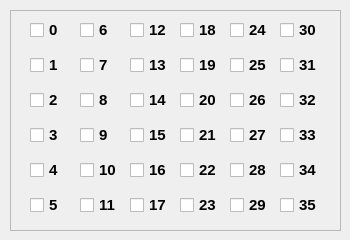
<?xml version="1.0" encoding="UTF-8"?>
<ui version="4.0">
 <class>Form_BL14B1</class>
 <widget class="QWidget" name="Form_BL14B1">
  <property name="geometry">
   <rect>
    <x>0</x>
    <y>0</y>
    <width>350</width>
    <height>240</height>
   </rect>
  </property>
  <property name="windowTitle">
   <string>Form</string>
  </property>
  <widget class="QFrame" name="frame_4">
   <property name="geometry">
    <rect>
     <x>10</x>
     <y>10</y>
     <width>331</width>
     <height>221</height>
    </rect>
   </property>
   <property name="font">
    <font>
     <pointsize>11</pointsize>
    </font>
   </property>
   <property name="frameShape">
    <enum>QFrame::StyledPanel</enum>
   </property>
   <property name="frameShadow">
    <enum>QFrame::Raised</enum>
   </property>
   <widget class="QCheckBox" name="BL14_ch1">
    <property name="geometry">
     <rect>
      <x>20</x>
      <y>10</y>
      <width>45</width>
      <height>20</height>
     </rect>
    </property>
    <property name="palette">
     <palette>
      <active>
       <colorrole role="Text">
        <brush brushstyle="SolidPattern">
         <color alpha="255">
          <red>0</red>
          <green>0</green>
          <blue>0</blue>
         </color>
        </brush>
       </colorrole>
      </active>
      <inactive>
       <colorrole role="Text">
        <brush brushstyle="SolidPattern">
         <color alpha="255">
          <red>0</red>
          <green>0</green>
          <blue>0</blue>
         </color>
        </brush>
       </colorrole>
      </inactive>
      <disabled>
       <colorrole role="Text">
        <brush brushstyle="SolidPattern">
         <color alpha="255">
          <red>69</red>
          <green>69</green>
          <blue>69</blue>
         </color>
        </brush>
       </colorrole>
      </disabled>
     </palette>
    </property>
    <property name="font">
     <font>
      <family>Arial</family>
      <pointsize>11</pointsize>
      <weight>75</weight>
      <bold>true</bold>
     </font>
    </property>
    <property name="text">
     <string>0</string>
    </property>
   </widget>
   <widget class="QCheckBox" name="BL14_ch2">
    <property name="geometry">
     <rect>
      <x>20</x>
      <y>45</y>
      <width>45</width>
      <height>20</height>
     </rect>
    </property>
    <property name="font">
     <font>
      <family>Arial</family>
      <pointsize>11</pointsize>
      <weight>75</weight>
      <bold>true</bold>
     </font>
    </property>
    <property name="text">
     <string>1</string>
    </property>
   </widget>
   <widget class="QCheckBox" name="BL14_ch3">
    <property name="geometry">
     <rect>
      <x>20</x>
      <y>80</y>
      <width>45</width>
      <height>20</height>
     </rect>
    </property>
    <property name="font">
     <font>
      <family>Arial</family>
      <pointsize>11</pointsize>
      <weight>75</weight>
      <bold>true</bold>
     </font>
    </property>
    <property name="text">
     <string>2</string>
    </property>
   </widget>
   <widget class="QCheckBox" name="BL14_ch6">
    <property name="geometry">
     <rect>
      <x>20</x>
      <y>185</y>
      <width>45</width>
      <height>20</height>
     </rect>
    </property>
    <property name="font">
     <font>
      <family>Arial</family>
      <pointsize>11</pointsize>
      <weight>75</weight>
      <bold>true</bold>
     </font>
    </property>
    <property name="text">
     <string>5</string>
    </property>
   </widget>
   <widget class="QCheckBox" name="BL14_ch4">
    <property name="geometry">
     <rect>
      <x>20</x>
      <y>115</y>
      <width>45</width>
      <height>20</height>
     </rect>
    </property>
    <property name="font">
     <font>
      <family>Arial</family>
      <pointsize>11</pointsize>
      <weight>75</weight>
      <bold>true</bold>
     </font>
    </property>
    <property name="text">
     <string>3</string>
    </property>
   </widget>
   <widget class="QCheckBox" name="BL14_ch5">
    <property name="geometry">
     <rect>
      <x>20</x>
      <y>150</y>
      <width>45</width>
      <height>20</height>
     </rect>
    </property>
    <property name="font">
     <font>
      <family>Arial</family>
      <pointsize>11</pointsize>
      <weight>75</weight>
      <bold>true</bold>
     </font>
    </property>
    <property name="text">
     <string>4</string>
    </property>
   </widget>
   <widget class="QCheckBox" name="BL14_ch9">
    <property name="geometry">
     <rect>
      <x>70</x>
      <y>80</y>
      <width>45</width>
      <height>20</height>
     </rect>
    </property>
    <property name="font">
     <font>
      <family>Arial</family>
      <pointsize>11</pointsize>
      <weight>75</weight>
      <bold>true</bold>
     </font>
    </property>
    <property name="text">
     <string>8</string>
    </property>
   </widget>
   <widget class="QCheckBox" name="BL14_ch8">
    <property name="geometry">
     <rect>
      <x>70</x>
      <y>45</y>
      <width>45</width>
      <height>20</height>
     </rect>
    </property>
    <property name="font">
     <font>
      <family>Arial</family>
      <pointsize>11</pointsize>
      <weight>75</weight>
      <bold>true</bold>
     </font>
    </property>
    <property name="text">
     <string>7</string>
    </property>
   </widget>
   <widget class="QCheckBox" name="BL14_ch7">
    <property name="geometry">
     <rect>
      <x>70</x>
      <y>10</y>
      <width>45</width>
      <height>20</height>
     </rect>
    </property>
    <property name="font">
     <font>
      <family>Arial</family>
      <pointsize>11</pointsize>
      <weight>75</weight>
      <bold>true</bold>
     </font>
    </property>
    <property name="text">
     <string>6</string>
    </property>
   </widget>
   <widget class="QCheckBox" name="BL14_ch10">
    <property name="geometry">
     <rect>
      <x>70</x>
      <y>115</y>
      <width>45</width>
      <height>20</height>
     </rect>
    </property>
    <property name="font">
     <font>
      <family>Arial</family>
      <pointsize>11</pointsize>
      <weight>75</weight>
      <bold>true</bold>
     </font>
    </property>
    <property name="text">
     <string>9</string>
    </property>
   </widget>
   <widget class="QCheckBox" name="BL14_ch12">
    <property name="geometry">
     <rect>
      <x>70</x>
      <y>185</y>
      <width>45</width>
      <height>20</height>
     </rect>
    </property>
    <property name="font">
     <font>
      <family>Arial</family>
      <pointsize>11</pointsize>
      <weight>75</weight>
      <bold>true</bold>
     </font>
    </property>
    <property name="text">
     <string>11</string>
    </property>
   </widget>
   <widget class="QCheckBox" name="BL14_ch11">
    <property name="geometry">
     <rect>
      <x>70</x>
      <y>150</y>
      <width>45</width>
      <height>20</height>
     </rect>
    </property>
    <property name="font">
     <font>
      <family>Arial</family>
      <pointsize>11</pointsize>
      <weight>75</weight>
      <bold>true</bold>
     </font>
    </property>
    <property name="text">
     <string>10</string>
    </property>
   </widget>
   <widget class="QCheckBox" name="BL14_ch13">
    <property name="geometry">
     <rect>
      <x>120</x>
      <y>10</y>
      <width>45</width>
      <height>20</height>
     </rect>
    </property>
    <property name="font">
     <font>
      <family>Arial</family>
      <pointsize>11</pointsize>
      <weight>75</weight>
      <bold>true</bold>
     </font>
    </property>
    <property name="text">
     <string>12</string>
    </property>
   </widget>
   <widget class="QCheckBox" name="BL14_ch14">
    <property name="geometry">
     <rect>
      <x>120</x>
      <y>45</y>
      <width>45</width>
      <height>20</height>
     </rect>
    </property>
    <property name="font">
     <font>
      <family>Arial</family>
      <pointsize>11</pointsize>
      <weight>75</weight>
      <bold>true</bold>
     </font>
    </property>
    <property name="text">
     <string>13</string>
    </property>
   </widget>
   <widget class="QCheckBox" name="BL14_ch15">
    <property name="geometry">
     <rect>
      <x>120</x>
      <y>80</y>
      <width>45</width>
      <height>20</height>
     </rect>
    </property>
    <property name="font">
     <font>
      <family>Arial</family>
      <pointsize>11</pointsize>
      <weight>75</weight>
      <bold>true</bold>
     </font>
    </property>
    <property name="text">
     <string>14</string>
    </property>
   </widget>
   <widget class="QCheckBox" name="BL14_ch16">
    <property name="geometry">
     <rect>
      <x>120</x>
      <y>115</y>
      <width>45</width>
      <height>20</height>
     </rect>
    </property>
    <property name="font">
     <font>
      <family>Arial</family>
      <pointsize>11</pointsize>
      <weight>75</weight>
      <bold>true</bold>
     </font>
    </property>
    <property name="text">
     <string>15</string>
    </property>
   </widget>
   <widget class="QCheckBox" name="BL14_ch17">
    <property name="geometry">
     <rect>
      <x>120</x>
      <y>150</y>
      <width>45</width>
      <height>20</height>
     </rect>
    </property>
    <property name="font">
     <font>
      <family>Arial</family>
      <pointsize>11</pointsize>
      <weight>75</weight>
      <bold>true</bold>
     </font>
    </property>
    <property name="text">
     <string>16</string>
    </property>
   </widget>
   <widget class="QCheckBox" name="BL14_ch18">
    <property name="geometry">
     <rect>
      <x>120</x>
      <y>185</y>
      <width>45</width>
      <height>20</height>
     </rect>
    </property>
    <property name="font">
     <font>
      <family>Arial</family>
      <pointsize>11</pointsize>
      <weight>75</weight>
      <bold>true</bold>
     </font>
    </property>
    <property name="text">
     <string>17</string>
    </property>
   </widget>
   <widget class="QCheckBox" name="BL14_ch19">
    <property name="geometry">
     <rect>
      <x>170</x>
      <y>10</y>
      <width>45</width>
      <height>20</height>
     </rect>
    </property>
    <property name="font">
     <font>
      <family>Arial</family>
      <pointsize>11</pointsize>
      <weight>75</weight>
      <bold>true</bold>
     </font>
    </property>
    <property name="text">
     <string>18</string>
    </property>
   </widget>
   <widget class="QCheckBox" name="BL14_ch20">
    <property name="geometry">
     <rect>
      <x>170</x>
      <y>45</y>
      <width>45</width>
      <height>20</height>
     </rect>
    </property>
    <property name="font">
     <font>
      <family>Arial</family>
      <pointsize>11</pointsize>
      <weight>75</weight>
      <bold>true</bold>
     </font>
    </property>
    <property name="text">
     <string>19</string>
    </property>
   </widget>
   <widget class="QCheckBox" name="BL14_ch22">
    <property name="geometry">
     <rect>
      <x>170</x>
      <y>115</y>
      <width>45</width>
      <height>20</height>
     </rect>
    </property>
    <property name="font">
     <font>
      <family>Arial</family>
      <pointsize>11</pointsize>
      <weight>75</weight>
      <bold>true</bold>
     </font>
    </property>
    <property name="text">
     <string>21</string>
    </property>
   </widget>
   <widget class="QCheckBox" name="BL14_ch21">
    <property name="geometry">
     <rect>
      <x>170</x>
      <y>80</y>
      <width>45</width>
      <height>20</height>
     </rect>
    </property>
    <property name="font">
     <font>
      <family>Arial</family>
      <pointsize>11</pointsize>
      <weight>75</weight>
      <bold>true</bold>
     </font>
    </property>
    <property name="text">
     <string>20</string>
    </property>
   </widget>
   <widget class="QCheckBox" name="BL14_ch23">
    <property name="geometry">
     <rect>
      <x>170</x>
      <y>150</y>
      <width>45</width>
      <height>20</height>
     </rect>
    </property>
    <property name="font">
     <font>
      <family>Arial</family>
      <pointsize>11</pointsize>
      <weight>75</weight>
      <bold>true</bold>
     </font>
    </property>
    <property name="text">
     <string>22</string>
    </property>
   </widget>
   <widget class="QCheckBox" name="BL14_ch24">
    <property name="geometry">
     <rect>
      <x>170</x>
      <y>185</y>
      <width>45</width>
      <height>20</height>
     </rect>
    </property>
    <property name="font">
     <font>
      <family>Arial</family>
      <pointsize>11</pointsize>
      <weight>75</weight>
      <bold>true</bold>
     </font>
    </property>
    <property name="text">
     <string>23</string>
    </property>
   </widget>
   <widget class="QCheckBox" name="BL14_ch26">
    <property name="geometry">
     <rect>
      <x>220</x>
      <y>45</y>
      <width>45</width>
      <height>20</height>
     </rect>
    </property>
    <property name="font">
     <font>
      <family>Arial</family>
      <pointsize>11</pointsize>
      <weight>75</weight>
      <bold>true</bold>
     </font>
    </property>
    <property name="text">
     <string>25</string>
    </property>
   </widget>
   <widget class="QCheckBox" name="BL14_ch27">
    <property name="geometry">
     <rect>
      <x>220</x>
      <y>80</y>
      <width>45</width>
      <height>20</height>
     </rect>
    </property>
    <property name="font">
     <font>
      <family>Arial</family>
      <pointsize>11</pointsize>
      <weight>75</weight>
      <bold>true</bold>
     </font>
    </property>
    <property name="text">
     <string>26</string>
    </property>
   </widget>
   <widget class="QCheckBox" name="BL14_ch28">
    <property name="geometry">
     <rect>
      <x>220</x>
      <y>115</y>
      <width>45</width>
      <height>20</height>
     </rect>
    </property>
    <property name="font">
     <font>
      <family>Arial</family>
      <pointsize>11</pointsize>
      <weight>75</weight>
      <bold>true</bold>
     </font>
    </property>
    <property name="text">
     <string>27</string>
    </property>
   </widget>
   <widget class="QCheckBox" name="BL14_ch25">
    <property name="geometry">
     <rect>
      <x>220</x>
      <y>10</y>
      <width>45</width>
      <height>20</height>
     </rect>
    </property>
    <property name="font">
     <font>
      <family>Arial</family>
      <pointsize>11</pointsize>
      <weight>75</weight>
      <bold>true</bold>
     </font>
    </property>
    <property name="text">
     <string>24</string>
    </property>
   </widget>
   <widget class="QCheckBox" name="BL14_ch30">
    <property name="geometry">
     <rect>
      <x>220</x>
      <y>185</y>
      <width>45</width>
      <height>20</height>
     </rect>
    </property>
    <property name="font">
     <font>
      <family>Arial</family>
      <pointsize>11</pointsize>
      <weight>75</weight>
      <bold>true</bold>
     </font>
    </property>
    <property name="text">
     <string>29</string>
    </property>
   </widget>
   <widget class="QCheckBox" name="BL14_ch29">
    <property name="geometry">
     <rect>
      <x>220</x>
      <y>150</y>
      <width>45</width>
      <height>20</height>
     </rect>
    </property>
    <property name="font">
     <font>
      <family>Arial</family>
      <pointsize>11</pointsize>
      <weight>75</weight>
      <bold>true</bold>
     </font>
    </property>
    <property name="text">
     <string>28</string>
    </property>
   </widget>
   <widget class="QCheckBox" name="BL14_ch36">
    <property name="geometry">
     <rect>
      <x>270</x>
      <y>185</y>
      <width>45</width>
      <height>20</height>
     </rect>
    </property>
    <property name="font">
     <font>
      <family>Arial</family>
      <pointsize>11</pointsize>
      <weight>75</weight>
      <bold>true</bold>
     </font>
    </property>
    <property name="text">
     <string>35</string>
    </property>
   </widget>
   <widget class="QCheckBox" name="BL14_ch34">
    <property name="geometry">
     <rect>
      <x>270</x>
      <y>115</y>
      <width>45</width>
      <height>20</height>
     </rect>
    </property>
    <property name="font">
     <font>
      <family>Arial</family>
      <pointsize>11</pointsize>
      <weight>75</weight>
      <bold>true</bold>
     </font>
    </property>
    <property name="text">
     <string>33</string>
    </property>
   </widget>
   <widget class="QCheckBox" name="BL14_ch33">
    <property name="geometry">
     <rect>
      <x>270</x>
      <y>80</y>
      <width>45</width>
      <height>20</height>
     </rect>
    </property>
    <property name="font">
     <font>
      <family>Arial</family>
      <pointsize>11</pointsize>
      <weight>75</weight>
      <bold>true</bold>
     </font>
    </property>
    <property name="text">
     <string>32</string>
    </property>
   </widget>
   <widget class="QCheckBox" name="BL14_ch31">
    <property name="geometry">
     <rect>
      <x>270</x>
      <y>10</y>
      <width>45</width>
      <height>20</height>
     </rect>
    </property>
    <property name="font">
     <font>
      <family>Arial</family>
      <pointsize>11</pointsize>
      <weight>75</weight>
      <bold>true</bold>
     </font>
    </property>
    <property name="text">
     <string>30</string>
    </property>
   </widget>
   <widget class="QCheckBox" name="BL14_ch35">
    <property name="geometry">
     <rect>
      <x>270</x>
      <y>150</y>
      <width>45</width>
      <height>20</height>
     </rect>
    </property>
    <property name="font">
     <font>
      <family>Arial</family>
      <pointsize>11</pointsize>
      <weight>75</weight>
      <bold>true</bold>
     </font>
    </property>
    <property name="text">
     <string>34</string>
    </property>
   </widget>
   <widget class="QCheckBox" name="BL14_ch32">
    <property name="geometry">
     <rect>
      <x>270</x>
      <y>45</y>
      <width>45</width>
      <height>20</height>
     </rect>
    </property>
    <property name="font">
     <font>
      <family>Arial</family>
      <pointsize>11</pointsize>
      <weight>75</weight>
      <bold>true</bold>
     </font>
    </property>
    <property name="text">
     <string>31</string>
    </property>
   </widget>
  </widget>
 </widget>
 <resources/>
 <connections/>
</ui>
